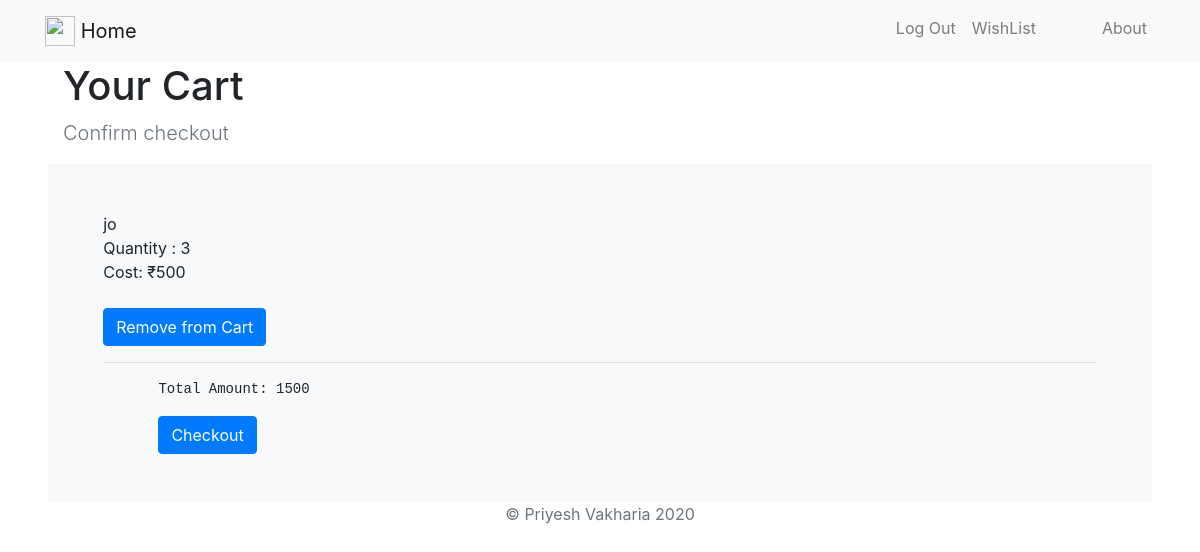
The app's page /cart/ (signed in) with its own data.
### products/models.py (models this page shows)
class CartNew(models.Model):
    c_id = models.IntegerField(default=0)
    name = models.CharField(max_length=30)
    quantity = models.IntegerField(default=1)
    cost = models.IntegerField(default=0)
    orderedby = models.ForeignKey(User,on_delete=models.CASCADE)

### products/views.py (the view)
# urls.py: path('cart/',products.views.showcart,name='showcart'),
@login_required
def showcart(request):
    allproducts = CartNew.objects.filter(orderedby=request.user)
    return render(request, 'products/cart.html', {'products': allproducts})

### products/templates/products/cart.html (shortened to what this page needs)
<!doctype html>
<html lang="en">
<head>
    {% load staticfiles %}
    <link rel="stylesheet" href="{% static 'css/mystyle.css' %}">
    <link rel="stylesheet" href="https://stackpath.bootstrapcdn.com/bootstrap/4.4.1/css/bootstrap.min.css"
>
</head>
<body>
<header>
        <nav class="navbar navbar-expand-lg navbar-light bg-light">
            <div class="container">
                <a class="navbar-brand" href="{% url 'home' %}">
                    <img src="{% static 'letter.png' %}" class="d-inline-block align-top" height="30" width="30"/>
                    Home
                </a>
                <div class="collapse navbar-collapse" id="navbarNavAltMarkup">
                    <div class="navbar-nav , ml-auto">
                        {% if user.is_authenticated %}
                        <a class="nav-item nav-link" href="javascript:{document.getElementById('logout').submit()}">Log Out</a>
                        {% else %}
                        <a class="nav-item nav-link" href="{% url 'signup' %}">Sign Up</a>
                        <a class="nav-item nav-link" href="{%  url 'login' %}">Login</a>
                        {% endif %}
                        <a class="nav-item nav-link" href="{%  url 'wishlist' %}">WishList</a>
                        <a class="nav-item nav-link" href="{%  url 'showcart' %}"><i class="shopping-cart"></i></a>
                        <a class="nav-item nav-link" href="{%  url 'about' %}">About</a>
                    </div>
                </div>
            </div>
        </nav>
</header>
<main role="main" style="margin-left: 4%; margin-right: 4%;">
        <div class="container">
            <h1>Your Cart</h1>
            <p class="lead text-muted">Confirm checkout</p>
        </div>
    <div class="album py-5 bg-light">
        <div class="container" style="padding-left: 5%; padding-right: 5%;">
            {% for product in products.all %}
            <div class="row">
                <div class="container">
                <p class="card-text">{{ product.name }}</p>
                </div>
                <div class="container">
                Quantity  : <span class="card-text q">{{ product.quantity }}</span>
                </div>
                <div class="container">
                    Cost: ₹<span class="card-text money">{{product.cost}}</span>
                </div>
            </div>
            <br />
            <form method="POST" action="{% url 'editcart' product.c_id %}">
                <input class=" btn btn-primary" type="submit" value="Remove from Cart" />
            </form>
            <hr />
            {% endfor %}
        </div>
        <div class="row container" style="margin-left: 5%; padding-left: 5%; padding-right: 5%;">
            <div class="column">
                <pre>Total Amount: </pre>
            </div>
            <div class="column">
                <pre id="2"></pre>
            </div>
        </div>
        <div class="row  container" style="margin-left: 5%; padding-left: 5%; padding-right: 5%;">
            <form method="POST" action="{% url 'checkout'%}">
                <input class=" btn btn-primary" type="submit" onclick="{ javascript:alert('Proceeding to final payment') }" value="Checkout" />
            </form></div>
    </div>
</main>
<footer class="text-muted">
    <div class="container text-center">
        <p>© Priyesh Vakharia {% now "Y" %}</p>
    </div>
</footer>
</body>
</html>

### DjEcommerce/static/css/mystyle.css (style rules this page uses)
.shopping-cart { display: inline-block; background: url('http://cdn1.iconfinder.com/data/icons/jigsoar-icons/24/_cart.png') no-repeat 0 0; width: 24px; height: 24px; margin: 0 10px 0 0; }

### records on screen
CartNew: name "jo", quantity "3", cost "500"
